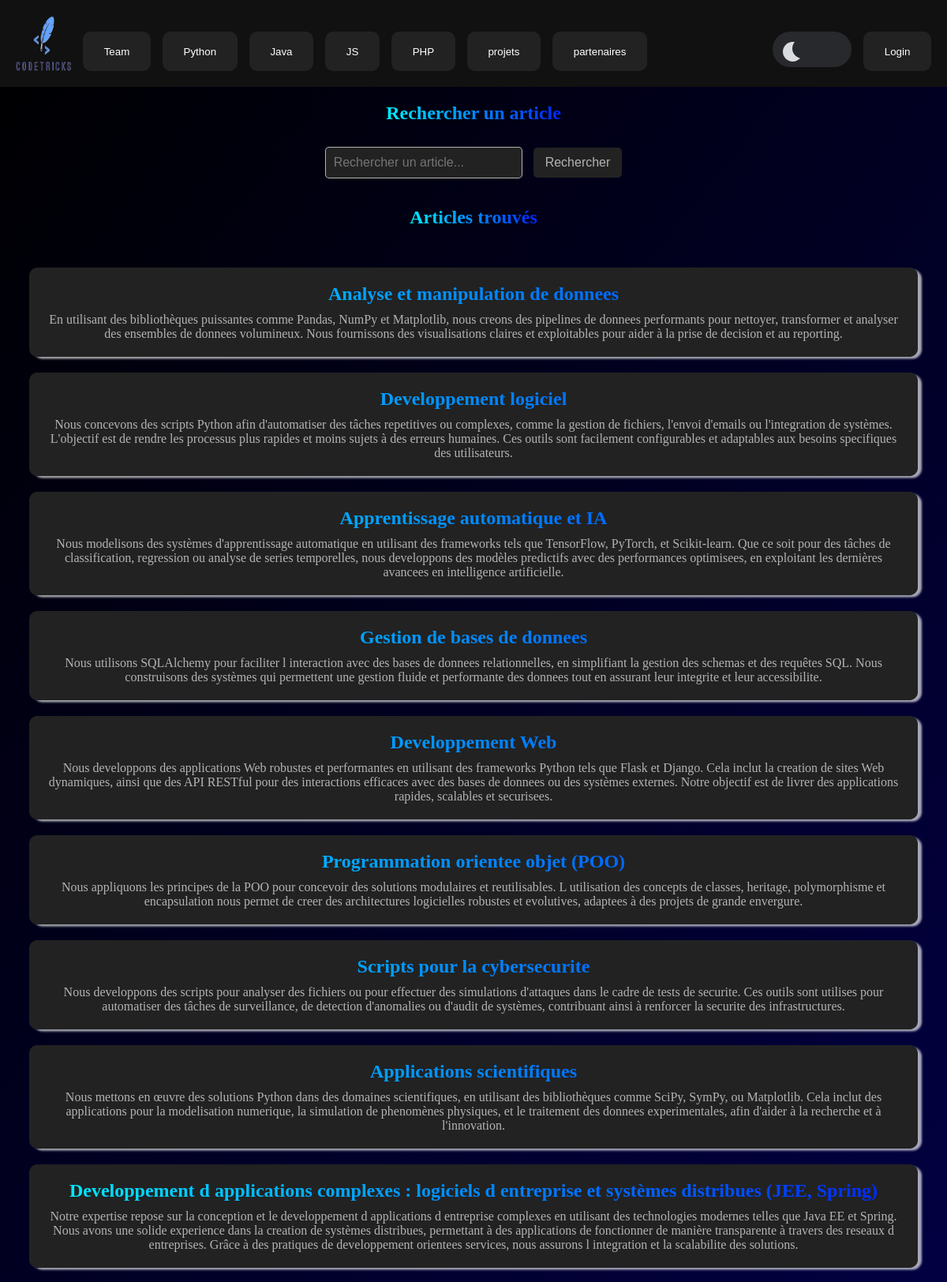
The app's page /projets/index.php (upper part) with its own data.
### tables this page shows
CREATE TABLE services (
    id INT AUTO_INCREMENT PRIMARY KEY,
    titre VARCHAR(255) NOT NULL,
    sujet TEXT NOT NULL
);

### src/common/verifytoken.php (called while the page is built, shortened)
<?php
$userLoggedIn = false;

### src/projets/index.php (the view, shortened to what this page needs)
<?php
$dsn = "mysql:host=mysql;port=3306;dbname=Website;charset=utf8mb4";
$dbPassword = getenv('MYSQL_ROOT_PASSWORD');
$dbUser = 'root';
$search = isset($_GET['search']) ? $_GET['search'] : '';
$services = [];
try {
    $pdo = new PDO($dsn, $dbUser, $dbPassword, [
        PDO::ATTR_ERRMODE => PDO::ERRMODE_EXCEPTION,
        PDO::ATTR_DEFAULT_FETCH_MODE => PDO::FETCH_ASSOC,
    ]);
    $query = "SELECT * FROM services WHERE titre LIKE :search OR sujet LIKE :search";
    $stmt = $pdo->prepare($query);
    $stmt->execute(['search' => "%" . $search . "%"]);
    $services = $stmt->fetchAll(PDO::FETCH_ASSOC);
} catch (PDOException $e) {
    echo "Erreur de connexion à la base de données : " . htmlspecialchars($e->getMessage());
}
?>
<!DOCTYPE html>
<html lang="fr">
<head>
  <link rel="stylesheet" type="text/css" href="../Style/style.css">
</head>
<body>
  <?php include $_SERVER['DOCUMENT_ROOT'] . "./common/navbar.php";?>
  <div class="bigdiv">
    <div class="center">
  <h2>Rechercher un article</h2>
  <form method="GET" class="search-bar">
      <input type="text" name="search" placeholder="Rechercher un article..." value="<?php echo isset($_GET['search']) ? htmlspecialchars($_GET['search']) : ''; ?>">
      <button class="back-button" type="submit">Rechercher</button>
  </form>
  <br>
  <br>
  <h2>Articles trouvés</h2>
</div>
  <?php if (count($services) > 0): ?>
    <div class="flex">
        <?php foreach ($services as $service): ?>
            <div class="f-container">
                <div class="container-Team">
                <h2 class="container" id="team"><?php echo htmlspecialchars($service['titre']); ?></h2>
                <p><?php echo nl2br(htmlspecialchars($service['sujet'])); ?></p>
            </div>
        </div>
        <?php endforeach; ?>
    </div>
        </div>
<?php endif; ?>
</body>
</html>

### src/common/navbar.php (shortened to what this page needs)
<nav>
  <?php include $_SERVER['DOCUMENT_ROOT'] . "./common/verifytoken.php"; ?>
  <div class="nav">
    <img src="/photos/logo2.png" alt="logo" style="width: 70px; height: 70px; margin-bottom: 20px;">
    <a class="nav-link" href="/#team"><button class="button-nav" role="button"
        style="text-decoration: none; color: inherit;">Team</button></a>
    <a class="nav-link" href="/#python"><button class="button-nav" role="button"
        style="text-decoration: none; color: inherit;">Python</button></a>
    <a class="nav-link" href="/#java"><button class="button-nav" role="button"
        style="text-decoration: none; color: inherit;">Java</button></a>
    <a class="nav-link" href="/#js"><button class="button-nav" role="button"
        style="text-decoration: none; color: inherit;">JS</button></a>
    <a class="nav-link" href="/#php"><button class="button-nav" role="button"
        style="text-decoration: none; color: inherit;">PHP</button></a>
    <a class="nav-link" href="/#projets"><button class="button-nav" role="button"
        style="text-decoration: none; color: inherit;">projets</button></a>
    <a class="nav-link" href="/#partenaires"><button class="button-nav" role="button"
        style="text-decoration: none; color: inherit;">partenaires</button></a>
    <div class="nightmode-toggle">
      <label class="switch-label">
        <span class="slider"></span>
      </label>
    </div>
    <?php
    if ($userLoggedIn) {
      echo '<a class="nav-link" href="/account/">
      <button class="button-nav" role="button" style="text-decoration: none; color: inherit;">' .
        htmlspecialchars($username) . '</button>
    </a>';
    } else {
      echo '<a class="nav-link" href="/login/">
      <button class="button-nav" role="button" style="text-decoration: none; color: inherit;">Login</button>
    </a>';
    }
    ?>
  </div>
</nav>

### records on screen
services: titre "Analyse et manipulation de donnees", sujet "En utilisant des bibliothèques puissantes comme Pandas, NumPy et Matplotlib, nous creons des pipelines de donnees performants pour nettoyer, transformer et analyser des ensembles de donnees volumineux. Nous fournissons des visualisations claires et exploitables pour aider à la prise de decision et au reporting."
services: titre "Developpement logiciel", sujet "Nous concevons des scripts Python afin d'automatiser des tâches repetitives ou complexes, comme la gestion de fichiers, l'envoi d'emails ou l'integration de systèmes. L'objectif est de rendre les processus plus rapides et moins sujets à des erreurs humaines. Ces outils sont facilement configurables et adaptables aux besoins specifiques des utilisateurs."
services: titre "Apprentissage automatique et IA", sujet "Nous modelisons des systèmes d'apprentissage automatique en utilisant des frameworks tels que TensorFlow, PyTorch, et Scikit-learn. Que ce soit pour des tâches de classification, regression ou analyse de series temporelles, nous developpons des modèles predictifs avec des performances optimisees, en exploitant les dernières avancees en intelligence artificielle."
services: titre "Gestion de bases de donnees", sujet "Nous utilisons SQLAlchemy pour faciliter l interaction avec des bases de donnees relationnelles, en simplifiant la gestion des schemas et des requêtes SQL. Nous construisons des systèmes qui permettent une gestion fluide et performante des donnees tout en assurant leur integrite et leur accessibilite."
services: titre "Developpement Web", sujet "Nous developpons des applications Web robustes et performantes en utilisant des frameworks Python tels que Flask et Django. Cela inclut la creation de sites Web dynamiques, ainsi que des API RESTful pour des interactions efficaces avec des bases de donnees ou des systèmes externes. Notre objectif est de livrer des applications rapides, scalables et securisees."
services: titre "Programmation orientee objet (POO)", sujet "Nous appliquons les principes de la POO pour concevoir des solutions modulaires et reutilisables. L utilisation des concepts de classes, heritage, polymorphisme et encapsulation nous permet de creer des architectures logicielles robustes et evolutives, adaptees à des projets de grande envergure."
services: titre "Scripts pour la cybersecurite", sujet "Nous developpons des scripts pour analyser des fichiers ou pour effectuer des simulations d'attaques dans le cadre de tests de securite. Ces outils sont utilises pour automatiser des tâches de surveillance, de detection d'anomalies ou d'audit de systèmes, contribuant ainsi à renforcer la securite des infrastructures."
services: titre "Applications scientifiques", sujet "Nous mettons en œuvre des solutions Python dans des domaines scientifiques, en utilisant des bibliothèques comme SciPy, SymPy, ou Matplotlib. Cela inclut des applications pour la modelisation numerique, la simulation de phenomènes physiques, et le traitement des donnees experimentales, afin d'aider à la recherche et à l'innovation."
services: titre "Developpement d applications complexes : logiciels d entreprise et systèmes distribues (JEE, Spring)", sujet "Notre expertise repose sur la conception et le developpement d applications d entreprise complexes en utilisant des technologies modernes telles que Java EE et Spring. Nous avons une solide experience dans la creation de systèmes distribues, permettant à des applications de fonctionner de manière transparente à travers des reseaux d entreprises. Grâce à des pratiques de developpement orientees services, nous assurons l integration et la scalabilite des solutions."
